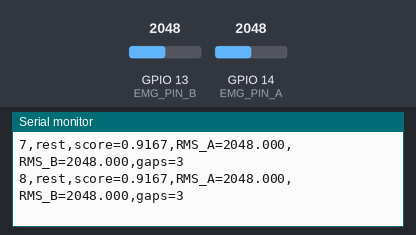
Recording of a sketch running on a simulated ESP32. Shown: the last lines printed to the serial monitor. The test bench sets the inputs (shaded band); at power-on: GPIO 13 (EMG_PIN_B) = 2048, GPIO 14 (EMG_PIN_A) = 2048.

Above: at 1.2 s.
1.3 s: GPIO 13 (EMG_PIN_B) set to 3244
At 1.41 s:
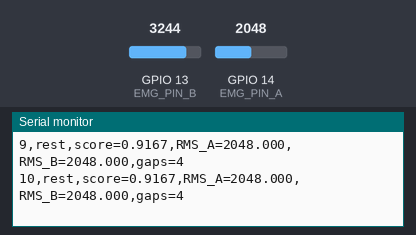
2.8 s: GPIO 13 (EMG_PIN_B) set to 3334
At 3.14 s:
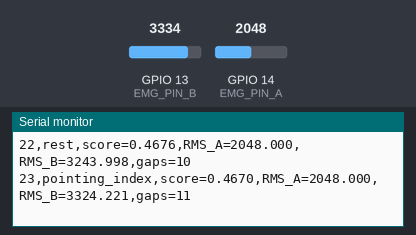
4.6 s: GPIO 14 (EMG_PIN_A) set to 3427
At 4.77 s:
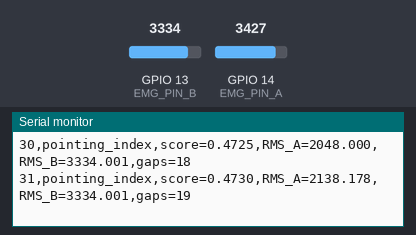
6.1 s: GPIO 14 (EMG_PIN_A) set to 3525
At 6.4 s:
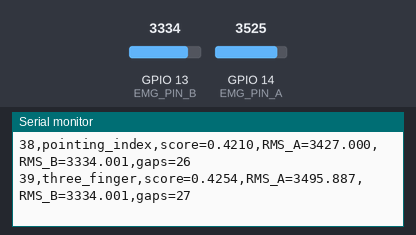
7.9 s: GPIO 13 (EMG_PIN_B) set to 2272
At 8.01 s:
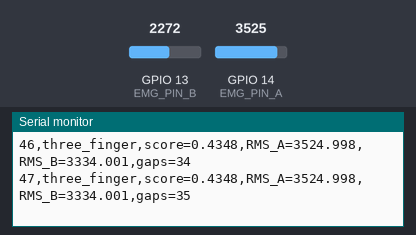
9.4 s: GPIO 13 (EMG_PIN_B) set to 2166
At 9.43 s:
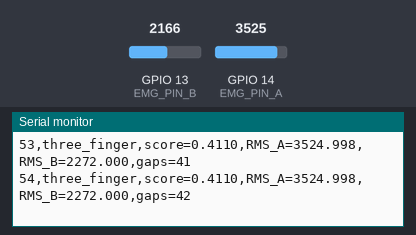
Timing chart, 0 to 11.9 s (numbered marks = the images above; inputs shaded):
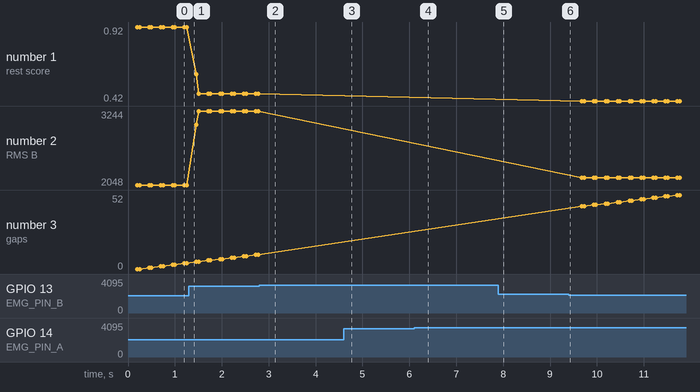

The sketch:

grip_classifier.ino
```cpp
// Live two-channel analog classifier. Serial is OUTPUT only.
// Requires matching two-channel RMS training and a generated model_data.h.
#include <Arduino.h>
#include <freertos/FreeRTOS.h>
#include <freertos/task.h>
#include <freertos/queue.h>
#include "inference.h"

static constexpr int EMG_PIN_A = 14;
static constexpr int EMG_PIN_B = 13;
static constexpr uint32_t SAMPLE_RATE_HZ = 500; // Per channel; match training!
static constexpr uint32_t SAMPLE_PERIOD_US = 1000000UL / SAMPLE_RATE_HZ;
static constexpr int HOP_SAMPLES = 25; // New prediction every 50 ms at 500 Hz.
// Your OWN training recordings must use the same pins/order, units,
// ADC resolution/attenuation, sample rate and raw/envelope processing.
// Public-data weights are not calibrated to your live sensor/ADC setup.
static_assert(NN_INPUTS == 2, "This live sketch requires two RMS inputs.");
static_assert(1000 % SAMPLE_RATE_HZ == 0, "Choose a tick-representable sample period.");

struct WindowMessage {
  float samples[NN_WINDOW][2];
  uint32_t sequence;
  uint32_t detectedGaps;
};
QueueHandle_t windowQueue = nullptr;

float readChannel(int pin) {
  return float(analogRead(pin));
}

void samplingTask(void*) {
  // This task owns its ring buffer, so inference cannot change its samples.
  float ring[NN_WINDOW][2];
  WindowMessage message;
  int writeIndex = 0, filled = 0, sincePrediction = 0;
  uint32_t previousMicros = 0, sequence = 0, gaps = 0;
  bool havePrevious = false;
  const TickType_t periodTicks = pdMS_TO_TICKS(1000 / SAMPLE_RATE_HZ);
  TickType_t wakeTime = xTaskGetTickCount();

  while (true) {
    uint32_t now = micros();
    if (havePrevious && uint32_t(now - previousMicros) > SAMPLE_PERIOD_US * 3 / 2) {
      // Discard an incomplete window after a substantial timing gap.
      // Do not insert invented samples or burst-read to catch up.
      ++gaps;
      filled = 0; writeIndex = 0; sincePrediction = 0;
      wakeTime = xTaskGetTickCount();
    }
    havePrevious = true; previousMicros = now;
    // ADC reads are sequential, not exactly simultaneous.
    ring[writeIndex][0] = readChannel(EMG_PIN_A);
    ring[writeIndex][1] = readChannel(EMG_PIN_B);
    writeIndex = (writeIndex + 1) % NN_WINDOW;
    if (filled < NN_WINDOW) ++filled;
    ++sincePrediction;

    if (filled == NN_WINDOW && sincePrediction >= HOP_SAMPLES) {
      sincePrediction = 0;
      for (int t = 0; t < NN_WINDOW; ++t) {
        int index = (writeIndex + t) % NN_WINDOW;
        message.samples[t][0] = ring[index][0];
        message.samples[t][1] = ring[index][1];
      }
      message.sequence = ++sequence;
      message.detectedGaps = gaps;
      // Keep only the latest complete window if inference falls behind.
      xQueueOverwrite(windowQueue, &message);
    }
    vTaskDelayUntil(&wakeTime, periodTicks);
  }
}

void setup() {
  Serial.begin(9600);
  if (pdMS_TO_TICKS(1000 / SAMPLE_RATE_HZ) < 1) {
    Serial.println("ERROR: FreeRTOS tick is too slow for the requested sample rate.");
    while (true) delay(1000);
  }
  windowQueue = xQueueCreate(1, sizeof(WindowMessage));
  if (windowQueue == nullptr) {
    Serial.println("ERROR: could not allocate the sample-window queue.");
    while (true) delay(1000);
  }
  if (xTaskCreate(samplingTask, "emg_sample", 8192, nullptr, 2, nullptr) != pdPASS) {
    Serial.println("ERROR: could not start sampling task.");
    while (true) delay(1000);
  }
}

void loop() {
  WindowMessage message;
  if (xQueueReceive(windowQueue, &message, pdMS_TO_TICKS(10)) == pdTRUE) {
    float feature[2], probability[NN_CLASSES];
    extractFeatures(message.samples, feature);
    int label = predictGrip(feature, probability);
    // Sampling runs independently of inference and USB printing.
    Serial.printf("%lu,%s,score=%.4f,RMS_A=%.3f,RMS_B=%.3f,gaps=%lu\n",
                  (unsigned long)message.sequence, NN_CLASS_NAMES[label], probability[label],
                  feature[0], feature[1], (unsigned long)message.detectedGaps);
  }
}
```

inference.h
```cpp
#pragma once
#include <math.h>
#include "model_data.h"

inline void extractFeatures(const float samples[NN_WINDOW][2], float feature[2]) {
  for (int c=0; c<2; ++c) {
    float mean=0.0f, sum=0.0f;
    if (NN_CENTER_RAW) {
      for (int t=0; t<NN_WINDOW; ++t) mean+=samples[t][c];
      mean/=NN_WINDOW;
    }
    for (int t=0; t<NN_WINDOW; ++t) {
      float v=samples[t][c]-mean;
      sum+=v*v;
    }
    feature[c]=sqrtf(sum/NN_WINDOW);
  }
}

inline int predictGrip(const float feature[2], float probability[NN_CLASSES]) {
  float x[NN_INPUTS], h[NN_HIDDEN];
  for (int i=0; i<NN_INPUTS; ++i) x[i]=(feature[i]-NN_MEAN[i])/NN_SCALE[i];
  for (int j=0; j<NN_HIDDEN; ++j) {
    float z=NN_B1[j];
    for (int i=0; i<NN_INPUTS; ++i) z+=x[i]*NN_W1[i][j];
    h[j]=fmaxf(0.0f,z);
  }
  for (int k=0; k<NN_CLASSES; ++k) {
    probability[k]=NN_B2[k];
    for (int j=0; j<NN_HIDDEN; ++j) probability[k]+=h[j]*NN_W2[j][k];
  }
  int best=0;
  for (int k=1; k<NN_CLASSES; ++k) if (probability[k]>probability[best]) best=k;
  const float maximum=probability[best];
  float total=0.0f;
  for (int k=0; k<NN_CLASSES; ++k) { probability[k]=expf(probability[k]-maximum); total+=probability[k]; }
  for (int k=0; k<NN_CLASSES; ++k) probability[k]/=total;
  return best;
}
```

model_data.h
```cpp
#pragma once
// Generated by train.py. Do not edit learned arrays.
static constexpr int NN_INPUTS=2, NN_HIDDEN=16, NN_CLASSES=6, NN_WINDOW=100;
static constexpr bool NN_CENTER_RAW = false;
static const char* const NN_CLASS_NAMES[6] = {"rest", "power_grip", "two_finger", "three_finger", "pointing_index", "open_hand"};
static const float NN_MEAN[2] = {4.638161022e+03f, 3.081811695e+03f};
static const float NN_SCALE[2] = {5.750325452e+03f, 5.036058874e+03f};
static const float NN_W1[2][16] = {{-3.611307558e-94f, -4.745821230e-02f, 8.308738015e-01f, 4.709297516e-01f, -7.897298401e-02f, -1.633949774e+00f, -1.825266039e+00f, 1.993475399e+00f, -4.836963153e-98f, 1.033837515e+00f, -4.797436749e-01f, 1.273897189e+00f, 1.115722633e+00f, -1.134097130e+00f, -1.042783003e+00f, -2.318512649e-01f}, {-1.091378114e-79f, -6.106062704e-01f, 9.145862707e-01f, -2.964325943e-01f, 1.230390547e+00f, -9.563826767e-01f, 6.010745848e-01f, -2.820411033e-01f, -2.577703287e-102f, 1.457053585e+00f, -2.782669521e-01f, -4.445950614e-01f, -1.175190824e+00f, -1.162326942e+00f, 1.063216200e+00f, -2.037784531e+00f}};
static const float NN_B1[16] = {-5.022351597e-01f, 1.217533532e+00f, 4.158620148e-01f, 8.738742840e-01f, 8.898146598e-01f, -1.185104552e-01f, 4.334194676e-01f, 6.622740882e-01f, -4.364326537e-01f, 7.176149470e-01f, -5.901607236e-01f, 2.918173503e-01f, 3.331199320e-02f, 8.037853856e-01f, 5.018747251e-01f, 6.737215638e-01f};
static const float NN_W2[16][6] = {{-6.089885805e-102f, 9.823448719e-62f, -5.317148885e-36f, 3.056839081e-68f, -2.233669603e-40f, -1.528910138e-48f}, {4.133950483e-01f, 5.166229678e-01f, -1.422536541e+00f, -3.185828462e-02f, 3.996163846e-02f, -4.012917793e-01f}, {-2.075605682e-02f, -9.814461380e-01f, 3.023004467e-01f, 1.519451188e-01f, -2.901015579e-01f, 4.486238477e-01f}, {-5.790165971e-01f, 3.260108803e-01f, -1.091762342e+00f, 7.983693098e-01f, 4.003562394e-01f, 3.178546175e-02f}, {-1.299489181e+00f, -2.314345427e+00f, 1.114313119e+00f, 8.455260535e-01f, 4.370050935e-01f, -1.637197510e+00f}, {9.432043247e-01f, -1.195355307e+00f, -7.805788970e-01f, -1.471933161e+00f, -8.409498459e-01f, -1.636818667e+00f}, {2.742468371e-01f, -1.109223395e+00f, -6.396906726e-01f, -6.044459231e-01f, 1.296161667e+00f, -7.048590910e-01f}, {-2.062582877e+00f, 2.658974179e-01f, -4.666399375e-01f, 4.898318923e-01f, 4.322999248e-01f, 5.206375171e-01f}, {-4.555351021e-100f, -3.238406754e-100f, 1.138369477e-35f, -1.143235995e-47f, 3.873145664e-36f, 2.125585739e-93f}, {-3.762518612e-01f, -1.479193374e+00f, 1.115390086e+00f, 3.712942710e-01f, -2.151445036e-01f, 7.214356213e-01f}, {-2.257901721e-01f, -3.537864955e-01f, -1.946821161e-01f, -2.975951756e-01f, 2.794372626e-01f, 1.516710510e-01f}, {-1.126898372e+00f, 3.783487079e-01f, -1.947790782e-01f, 2.106698293e-03f, 6.137902660e-01f, 3.866684716e-01f}, {-7.542886842e-01f, 4.171401746e-01f, -9.886387204e-01f, -2.363158618e+00f, 3.919522320e-01f, 5.570552279e-01f}, {7.731036180e-01f, 5.723316851e-01f, -1.409259194e+00f, -2.528901618e-02f, -9.116580156e-01f, -1.117190504e+00f}, {-7.964106053e-01f, -2.222392493e+00f, 1.242031263e+00f, -1.251556794e+00f, 9.945318816e-01f, -1.450451189e+00f}, {2.454003900e-01f, 1.114794015e+00f, 1.130753329e-01f, -4.652043105e-01f, -2.163824778e+00f, -2.707341702e-01f}};
static const float NN_B2[6] = {1.873377094e-03f, -6.678176967e-01f, -5.242176109e-01f, 2.282497813e-01f, -1.787882231e-01f, -9.514093859e-01f};
```

Measured:
- the behaviour switches between 3283 and 3284 on GPIO 13 (EMG_PIN_B) (found by bisection; images 1 and 2)
- the behaviour switches between 3469 and 3470 on GPIO 14 (EMG_PIN_A) (found by bisection; images 3 and 4)
- after the input at 2.8 s, the serial monitor: prints a new line after 0.18 s (image 2)
- after the input at 4.6 s, the serial monitor: prints a new line at once (image 3)
- after the input at 6.1 s, the serial monitor: prints a new line after 0.14 s (image 4)
- plotted number 1: 0.92 → 0.47 after the input at 1.3 s, 0.47 → 0.42 after the input at 9.4 s
- plotted number 2: 2048 → 3244 after the input at 1.3 s, 3244 → 2166 after the input at 9.4 s
